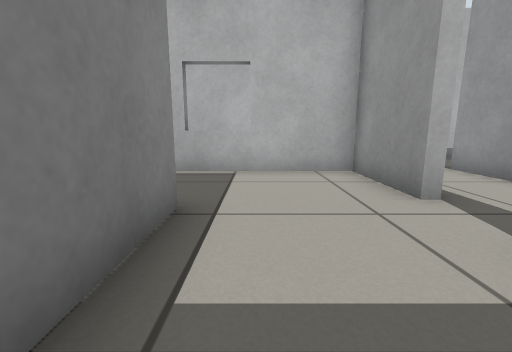
view 1 (above)

22 first-person views from a walk through a world built for the Gazebo simulator. The camera is 0.5 m above the floor, tilts 10° down and sees 90° across. The floor is counted in squares, 0.5 m on a side. Each view is taken from the middle of a square. On the plan, view 1 faces up. The plan holds only what a view shows up to about 11 squares ahead; the rest is blank.

view 2
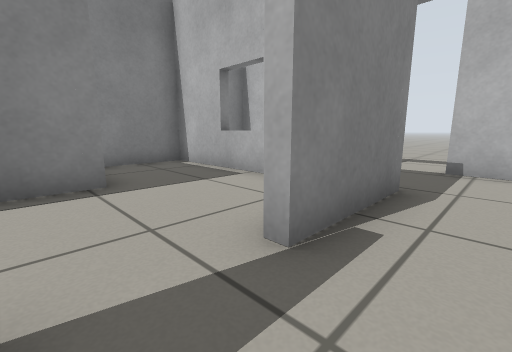

view 3
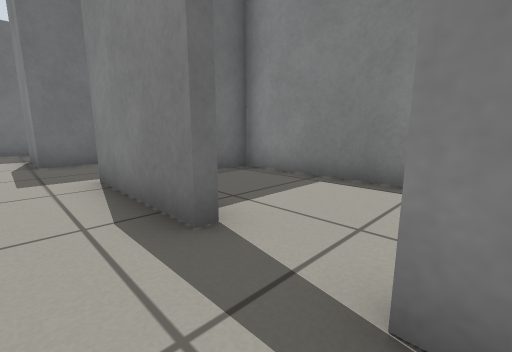

view 4
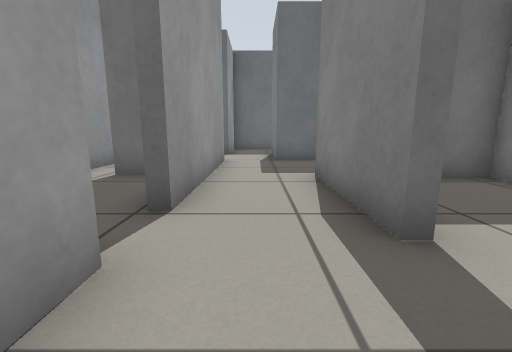

view 5
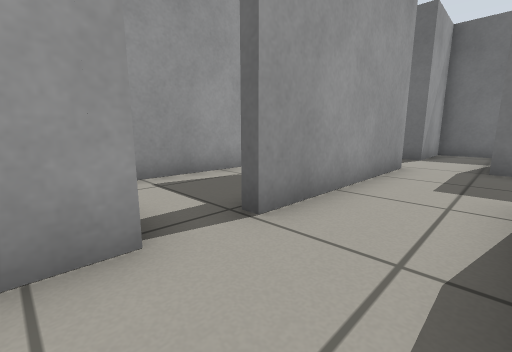

view 6
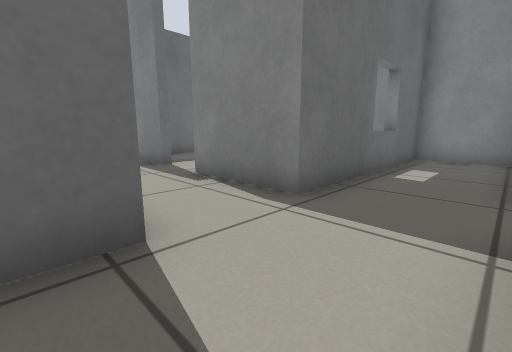

view 7
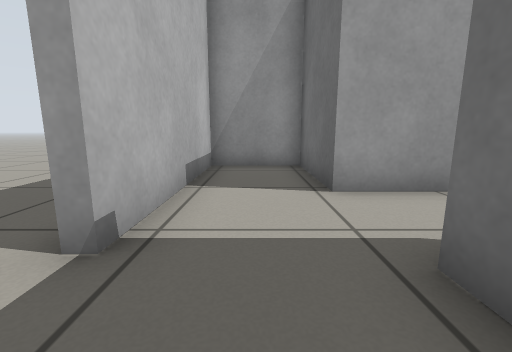

view 8
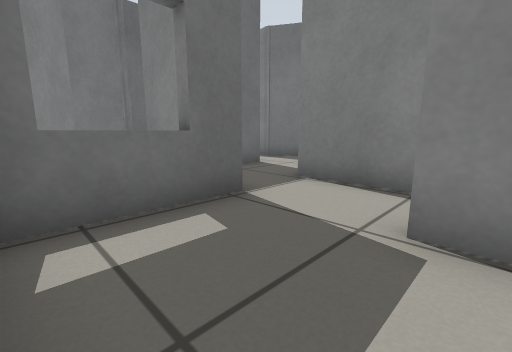

view 9
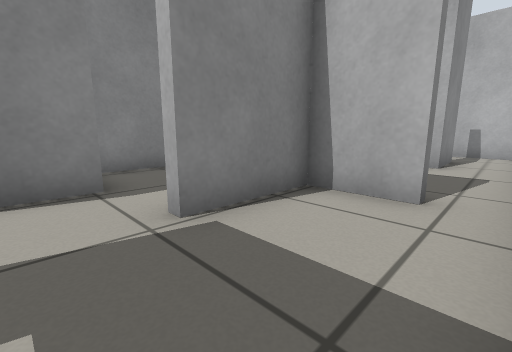

view 10
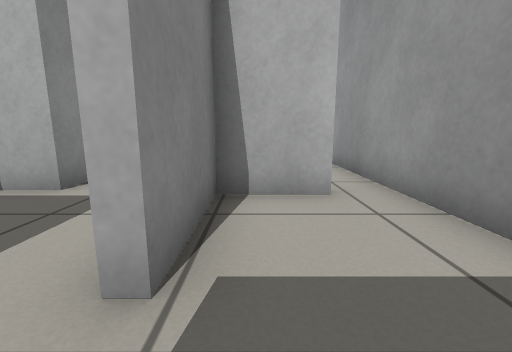

view 11
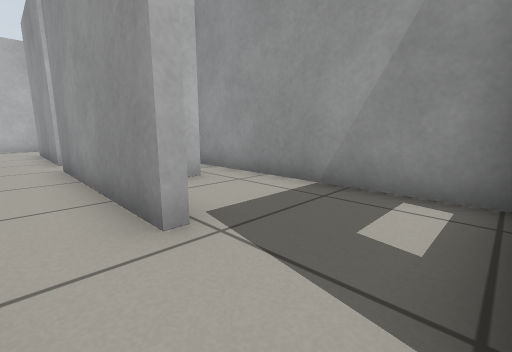

view 12
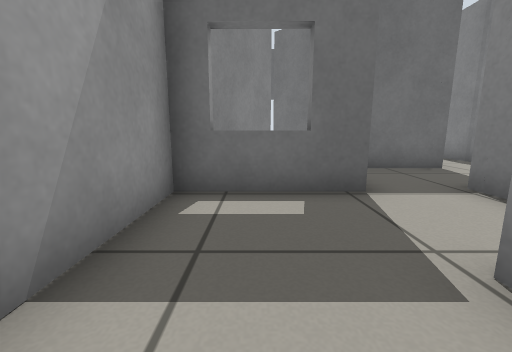

view 13
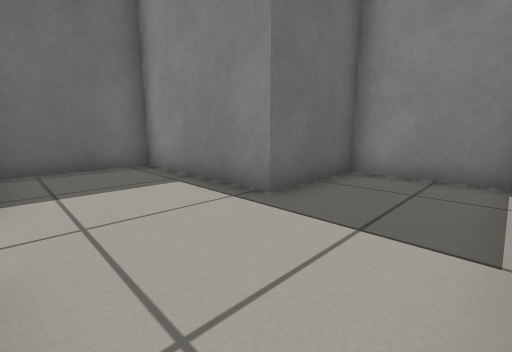

view 14
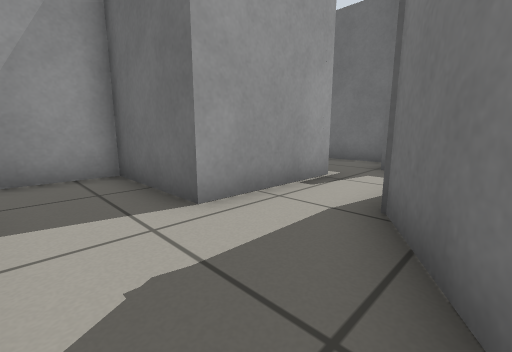

view 15
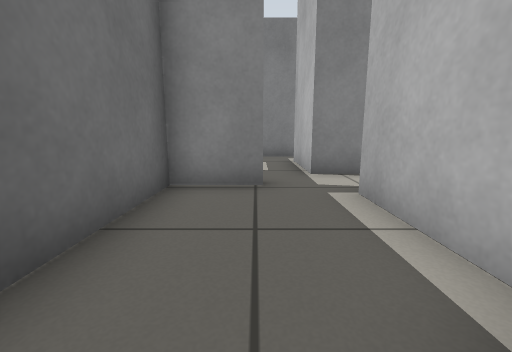

view 16
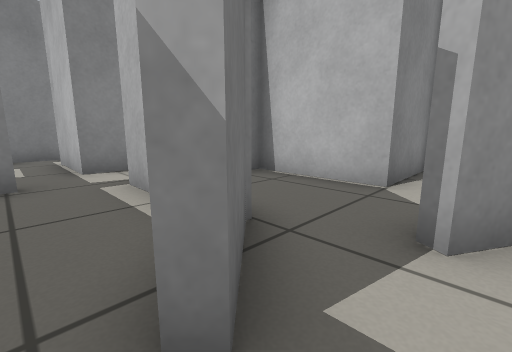

view 17
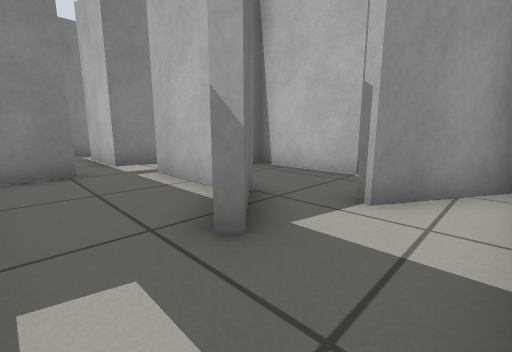

view 18
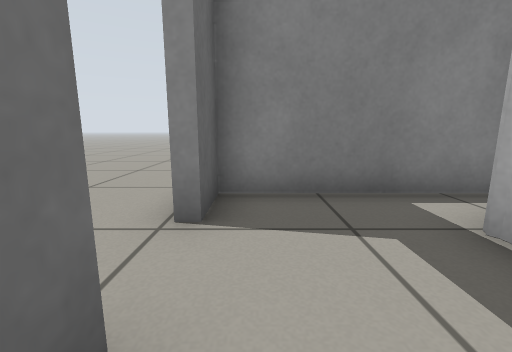

view 19
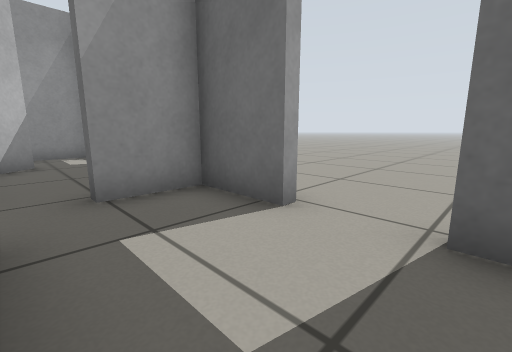

view 20
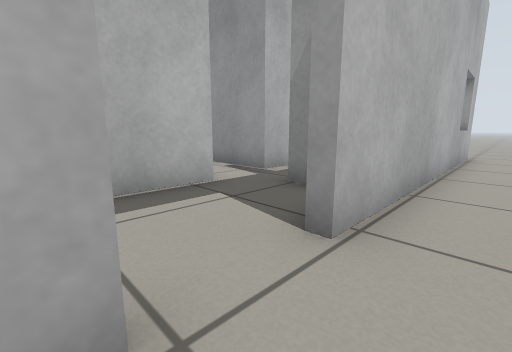

view 21
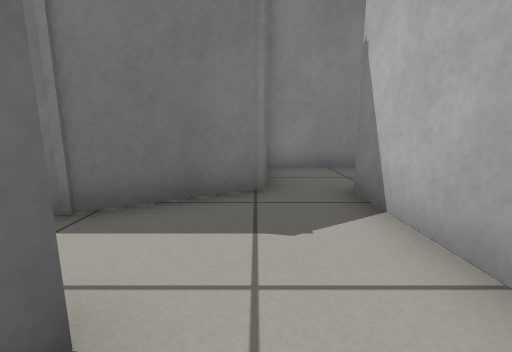

view 22
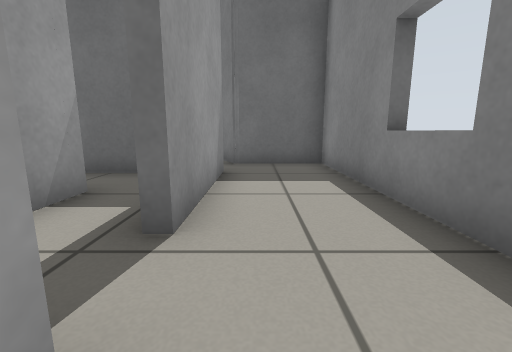

### Floor plan
Key: @ floor where view 1 was taken; # wall or solid block; . floor; D open door.
Columns run from 4 left of view 1 to 10 right of it. Each row starts with its distance up from view 1.
 11       ....
 10  #####D#######
  9 ##....DD.....#
  8 #............#
  7 ########..####
  6 #......#.##..
  5 #......#.# ..
  4 #......#.# #.
  3 ####.....###.
  2    #.........#
  1    #...#.....#
  0    #@..#.#...#
 -1   .#####.#...#
 -2  ....#...###.#
 -3 #....#...#...#
 -4 #..#.#...#...#
 -5 #..#.###.....#
 -6 #..#...#.....#
 -7 #..#####.#####
 -8 #........#.
 -9 ####.....#.
-10    ##.####. #
-11    ##.#....##
-12 #  ##.#....#.
-13 #####.####...
-14 #........##..
-15 #....#.......#
-16 #....#.......#
-17 ##DD##########.
-18 ...............

Positions as (right, up) in squares from view 1, and headings:
1: (0, 0), facing up
2: (4, 2), facing up-left
3: (4, 4), facing down-left
4: (4, 4), facing down
5: (3, 3), facing down-right
6: (6, 9), facing down-left
7: (1, 8), facing right
8: (8, -4), facing down-left
9: (8, -6), facing up-left
10: (6, -6), facing up
11: (4, -7), facing up-right
12: (7, -3), facing down
13: (2, 6), facing down-left
14: (-1, -8), facing down-right
15: (6, -15), facing left
16: (7, -15), facing up-left
17: (8, -16), facing up-left
18: (0, -16), facing left
19: (-3, -14), facing down-right
20: (-3, -18), facing up-right
21: (3, -9), facing left
22: (-2, -1), facing down
